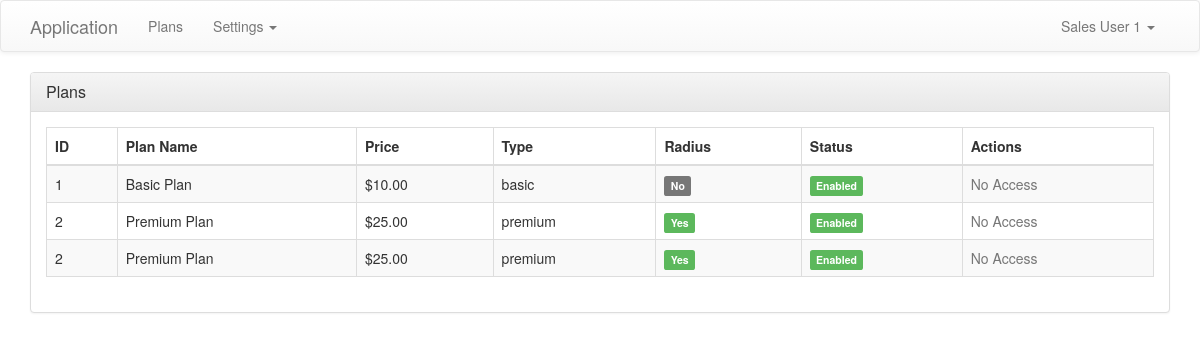
The page /index.php?_route=plan/list (signed in) on the database its author committed.
### tables this page shows
CREATE TABLE tbl_users (
    id INT AUTO_INCREMENT PRIMARY KEY,
    username VARCHAR(50) UNIQUE NOT NULL,
    password_hash VARCHAR(255) NOT NULL,
    fullname VARCHAR(100) NOT NULL,
    phone VARCHAR(20),
    email VARCHAR(100),
    user_type ENUM('SuperAdmin', 'Admin', 'Agent', 'Sales') NOT NULL,
    root INT DEFAULT NULL,
    status ENUM('active', 'inactive') DEFAULT 'active',
    created_at TIMESTAMP DEFAULT CURRENT_TIMESTAMP,
    FOREIGN KEY (root) REFERENCES tbl_users(id) ON DELETE SET NULL
);

CREATE TABLE tbl_user_recharges (
    id INT AUTO_INCREMENT PRIMARY KEY,
    customer_id INT NOT NULL,
    plan_id INT NOT NULL,
    status ENUM('active', 'expired', 'cancelled') DEFAULT 'active',
    recharged_on DATE NOT NULL,
    recharged_time TIME NOT NULL,
    expiration DATE NOT NULL,
    time TIME NOT NULL,
    created_at TIMESTAMP DEFAULT CURRENT_TIMESTAMP,
    FOREIGN KEY (customer_id) REFERENCES tbl_users(id) ON DELETE CASCADE,
    FOREIGN KEY (plan_id) REFERENCES tbl_plans(id) ON DELETE CASCADE
);

CREATE TABLE tbl_plans (
    id INT AUTO_INCREMENT PRIMARY KEY,
    name_plan VARCHAR(100) NOT NULL,
    price DECIMAL(10,2) NOT NULL,
    type VARCHAR(50) NOT NULL,
    is_radius BOOLEAN DEFAULT FALSE,
    enabled BOOLEAN DEFAULT TRUE,
    created_at TIMESTAMP DEFAULT CURRENT_TIMESTAMP
);

### config.php (called while the page is built, shortened)
<?php
function getDB() {
    static $pdo = null;
    if ($pdo === null) {
        try {
            $pdo = new PDO(
                "mysql:host=" . DB_HOST . ";dbname=" . DB_NAME . ";charset=utf8mb4",
                DB_USER,
                DB_PASS,
                [
                    PDO::ATTR_ERRMODE => PDO::ERRMODE_EXCEPTION,
                    PDO::ATTR_DEFAULT_FETCH_MODE => PDO::FETCH_ASSOC,
                    PDO::ATTR_EMULATE_PREPARES => false
                ]
            );
        } catch (PDOException $e) {
            die("Database connection failed: " . $e->getMessage());
        }
    }
    return $pdo;
}
function isLoggedIn() {
    return isset($_SESSION['user_id']);
}
function getCurrentUser() {
    static $user = null;
    if ($user === null) {
        $pdo = getDB();
        $stmt = $pdo->prepare("SELECT * FROM tbl_users WHERE id = ?");
        $stmt->execute([$_SESSION['user_id']]);
        $user = $stmt->fetch();
    }
    return $user;
}
function hasPermission($required_permission, $resource_data = null) {
    $user = getCurrentUser();
    switch ($required_permission) {
        case 'plan_edit':
            return false;
    }
}
?>

### views/plan_list.php (the view, shortened to what this page needs)
<div class="row">
    <div class="col-md-12">
        <div class="panel panel-default">
            <div class="panel-heading">
                <h3 class="panel-title">Plans</h3>
            </div>
            <div class="panel-body">
                <table class="table table-striped table-bordered">
                    <thead>
                        <tr>
                            <th>ID</th>
                            <th>Plan Name</th>
                            <th>Price</th>
                            <th>Type</th>
                            <th>Radius</th>
                            <th>Status</th>
                            <th>Actions</th>
                        </tr>
                    </thead>
                    <tbody>
                        <?php foreach ($plans as $plan): ?>
                        <tr>
                            <td><?php echo $plan['id']; ?></td>
                            <td><?php echo htmlspecialchars($plan['name_plan']); ?></td>
                            <td>$<?php echo number_format($plan['price'], 2); ?></td>
                            <td><?php echo htmlspecialchars($plan['type']); ?></td>
                            <td>
                                <?php if ($plan['is_radius']): ?>
                                    <span class="label label-success">Yes</span>
                                <?php else: ?>
                                    <span class="label label-default">No</span>
                                <?php endif; ?>
                            </td>
                            <td>
                                <?php if ($plan['enabled']): ?>
                                    <span class="label label-success">Enabled</span>
                                <?php else: ?>
                                    <span class="label label-danger">Disabled</span>
                                <?php endif; ?>
                            </td>
                            <td>
                                <?php if (hasPermission('plan_edit', ['plan_enabled' => $plan['enabled']])): ?>
                                    <a href="index.php?_route=plan/edit/<?php echo $plan['id']; ?>" class="btn btn-sm btn-primary">Edit</a>
                                <?php else: ?>
                                    <span class="text-muted">No Access</span>
                                <?php endif; ?>
                            </td>
                        </tr>
                        <?php endforeach; ?>
                    </tbody>
                </table>
            </div>
        </div>
    </div>
</div>
<?php $content = ob_get_clean(); include 'layout.php'; ?>

### views/layout.php (shortened to what this page needs)
<!DOCTYPE html>
<html lang="en">
<head>
    <link rel="stylesheet" href="https://maxcdn.bootstrapcdn.com/bootstrap/3.3.7/css/bootstrap.min.css">
    <link rel="stylesheet" href="https://maxcdn.bootstrapcdn.com/bootstrap/3.3.7/css/bootstrap-theme.min.css">
</head>
<body>
    <?php if (isLoggedIn()): ?>
    <nav class="navbar navbar-default">
        <div class="container">
            <div class="navbar-header">
                <a class="navbar-brand" href="index.php?_route=home">Application</a>
            </div>
            <div id="navbar" class="navbar-collapse collapse">
                <ul class="nav navbar-nav">
                    <li><a href="index.php?_route=plan/list">Plans</a></li>
                    <li class="dropdown">
                        <a href="#" class="dropdown-toggle" data-toggle="dropdown" role="button">Settings <span class="caret"></span></a>
                    </li>
                </ul>
                <ul class="nav navbar-nav navbar-right">
                    <li class="dropdown">
                        <a href="#" class="dropdown-toggle" data-toggle="dropdown" role="button">
                            <?php echo htmlspecialchars(getCurrentUser()['fullname']); ?> <span class="caret"></span>
                        </a>
                    </li>
                </ul>
            </div>
        </div>
    </nav>
    <?php endif; ?>
    <div class="container">
        <?php echo $content ?? ''; ?>
    </div>
</body>
</html>

### views/layout.php (style rules this page uses)
.navbar { margin-bottom: 20px; }
.panel { margin-bottom: 20px; }

### rows shown on the page
tbl_users: fullname "Sales User 1"
tbl_user_recharges: plan "1", plan.name_plan "Basic Plan", plan.price "10.00", plan.type "basic", shows "No"
tbl_user_recharges: plan "2", plan.name_plan "Premium Plan", plan.price "25.00", plan.type "premium", shows "Yes"
tbl_user_recharges: plan "2", plan.name_plan "Premium Plan", plan.price "25.00", plan.type "premium", shows "Yes"
